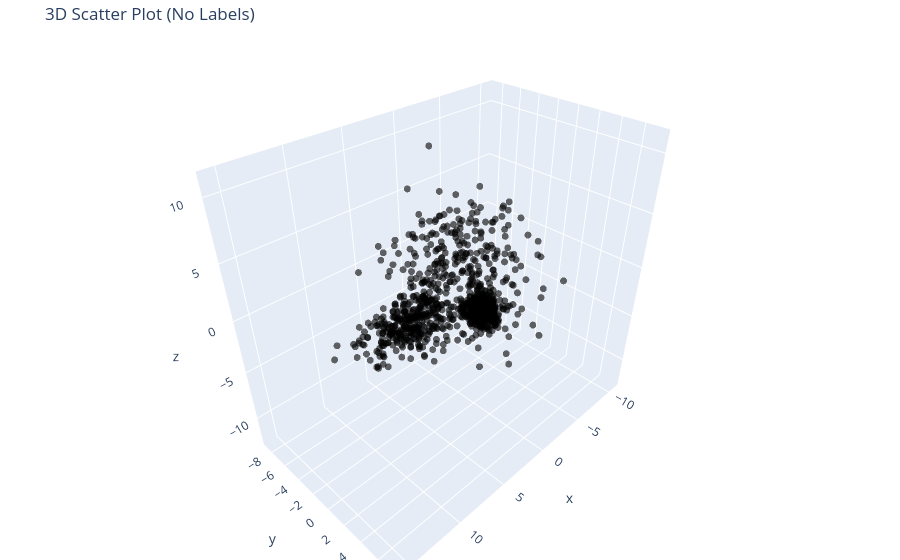

Notebook code for this chart:
### Markdown cell above
## 1. Dataset and Initial Visualization

The source data contains three numeric coordinates (`x`, `y`, and `z`). The original run first visualized the point cloud without cluster labels to establish the structure of the data.

### Code cell
import pandas as pd
import plotly.graph_objects as go
import numpy.testing as npt

# Load the 3D CSV file
df = pd.read_csv('cluster_blobs_3d.csv')

# Create 3D scatter without showing labels
fig = go.Figure(data=[go.Scatter3d(
    x=df['x'],
    y=df['y'],
    z=df['z'],
    mode='markers',
    marker=dict(
        size=4,
        color='black',
        opacity=0.6
    ),
    hoverinfo='skip'  # <== disables hover text (no labels)
)])

fig.update_layout(
    scene=dict(
        xaxis_title='x',
        yaxis_title='y',
        zaxis_title='z'
    ),
    title="3D Scatter Plot (No Labels)",
    margin=dict(l=0, r=0, b=0, t=40)
)

fig.show()

### Figure 1 — Plotly figure (JSON) as saved in the notebook; plotly's stock layout.template omitted (floating-point values rounded to 4 significant figures; data arrays with more than 128 entries replaced by an {"elided": "..."} marker saying what was removed)
{"data": [{"hoverinfo": "skip", "marker": {"color": "black", "opacity": 0.6, "size": 4}, "mode": "markers", "type": "scatter3d", "x": {"elided": "1200 float values"}, "y": {"elided": "1200 float values"}, "z": {"elided": "1200 float values"}}], "layout": {"margin": {"b": 0, "l": 0, "r": 0, "t": 40}, "scene": {"xaxis": {"title": {"text": "x"}}, "yaxis": {"title": {"text": "y"}}, "zaxis": {"title": {"text": "z"}}}, "title": {"text": "3D Scatter Plot (No Labels)"}}}
